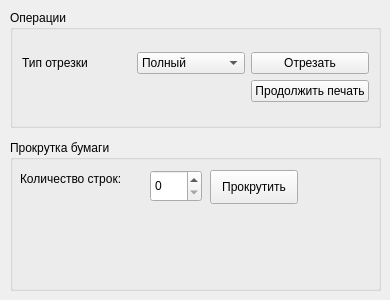
                  <widget class="QWidget" name="commandsPrintTextOperationsTabWidget">
                   <attribute name="title">
                    <string>Операции</string>
                   </attribute>
                   <widget class="QGroupBox" name="groupBox">
                    <property name="geometry">
                     <rect>
                      <x>10</x>
                      <y>10</y>
                      <width>371</width>
                      <height>118</height>
                     </rect>
                    </property>
                    <property name="title">
                     <string>Операции</string>
                    </property>
                    <layout class="QVBoxLayout" name="verticalLayout_4">
                     <item>
                      <layout class="QGridLayout" name="gridLayout">
                       <item row="0" column="0">
                        <widget class="QLabel" name="label_6">
                         <property name="text">
                          <string>Тип отрезки</string>
                         </property>
                        </widget>
                       </item>
                       <item row="0" column="1">
                        <widget class="QComboBox" name="commandsPrintTextOperationsCutTypeComboBox">
                         <item>
                          <property name="text">
                           <string>Полный</string>
                          </property>
                         </item>
                         <item>
                          <property name="text">
                           <string>Частичный</string>
                          </property>
                         </item>
                        </widget>
                       </item>
                       <item row="0" column="2">
                        <widget class="QPushButton" name="commandsPrintTextOperationsCutPushButton">
                         <property name="text">
                          <string>Отрезать</string>
                         </property>
                        </widget>
                       </item>
                       <item row="1" column="2">
                        <widget class="QPushButton" name="commandsPrintTextOperationsContinuePrintPushButton">
                         <property name="text">
                          <string>Продолжить печать</string>
                         </property>
                        </widget>
                       </item>
                      </layout>
                     </item>
                    </layout>
                   </widget>
                   <widget class="QGroupBox" name="groupBox_2">
                    <property name="geometry">
                     <rect>
                      <x>10</x>
                      <y>140</y>
                      <width>371</width>
                      <height>151</height>
                     </rect>
                    </property>
                    <property name="title">
                     <string>Прокрутка бумаги</string>
                    </property>
                    <widget class="QLabel" name="label_7">
                     <property name="geometry">
                      <rect>
                       <x>10</x>
                       <y>30</y>
                       <width>121</width>
                       <height>18</height>
                      </rect>
                     </property>
                     <property name="text">
                      <string>Количество строк:</string>
                     </property>
                    </widget>
                    <widget class="QSpinBox" name="commandsPrintTextOperationsScrollLinesSpinBox">
                     <property name="geometry">
                      <rect>
                       <x>140</x>
                       <y>30</y>
                       <width>52</width>
                       <height>32</height>
                      </rect>
                     </property>
                    </widget>
                    <widget class="QPushButton" name="commandsPrintTextOperationsScrollPaperPushButton">
                     <property name="geometry">
                      <rect>
                       <x>200</x>
                       <y>30</y>
                       <width>88</width>
                       <height>34</height>
                      </rect>
                     </property>
                     <property name="text">
                      <string>Прокрутить</string>
                     </property>
                    </widget>
                   </widget>
                  </widget>
